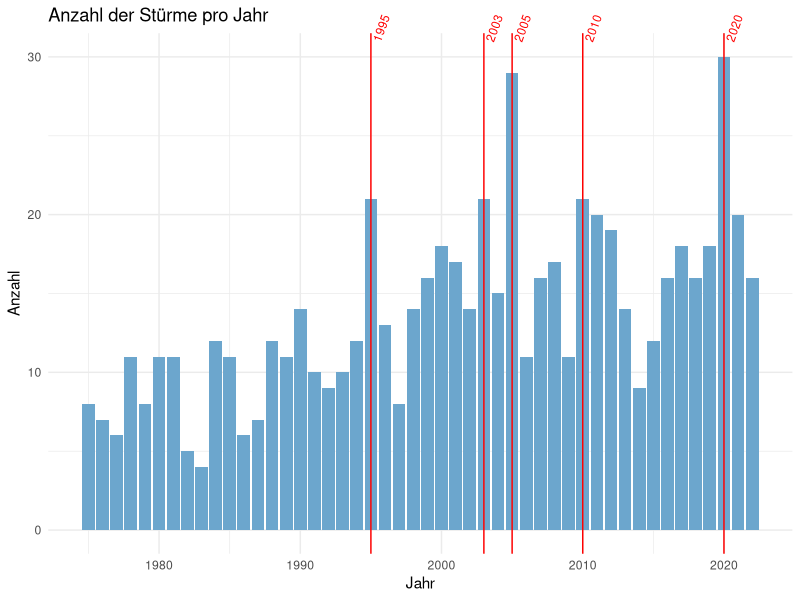

Recreate this plot in R.
## ---- chunk 1
knitr::opts_chunk$set(echo = TRUE)
# load tidyverse
suppressPackageStartupMessages(library(tidyverse))
## ---- chunk 2
# Beispiel: Anzahl der Stürme pro Jahr visualisieren

# Rohdatensatz startet Visualisierungsworkflow
storms |>

  ########### Datenvorbereitung #############

  # auf einen Eintrag (Zeile) pro Sturm und Jahr reduzieren
  distinct(year, name) |>
  # Anzahl der Stürme pro Jahr zählen
  group_by(year) |>
  count() |>
  ungroup() |>

  ########### Datenvisualisierung #############

  # ggplot-Objekt erstellen (Daten via pipe übergeben)
  ggplot(aes(x = year, y=n)) + # Verknüpfung von Datenspalten (year, n) und Achsen (x,y)
  # Diagrammtitel und Achsenbeschriftung
  labs(title = "Anzahl der Stürme pro Jahr", x = "Jahr", y = "Anzahl") +
  # grundlegende Diagrammformatierung (Hintergrundfarben, Schriftarten, ...)
  theme_minimal() +
  # Balkendiagramm mit Anzahl der Stürme pro Jahr
  geom_bar(fill="skyblue3", stat = "identity") +
  # Highlighting der Jahre mit mehr als 20 Stürmen
  geom_vline(data = ~ filter(.x, n>20),  # Datensatz einschränken
            # (hier `.x` = Platzhalter für Daten aus vorheriger Ebene, d.h. `storms`)
            aes(xintercept=year), # welche (Teil)Tabellendaten für Position zu verwenden
            color="red", fill=NA, stat = "identity") + # Zusätzliche Formatierung
  # Jahreszahlen der Jahre mit mehr als 20 Stürmen in schräger Textausrichtung
  geom_text(data = ~ filter(.x, n>20), # Datensatz einschränken
            aes(label=year, x=year, y=max(n)), # Daten und Positionen festlegen
            angle=70, vjust=0.5, hjust=-0.6, size=3, color="red") + # Textformatierung
  # disable clipping um Jahreszahltexte außerhalb des Diagrammbereichs anzuzeigen
  coord_cartesian(clip = "off")

# optional: (zuletzt gemaltes) Diagramm speichern
# ggsave("storms_per_year.png", width=10, height=5, dpi=300)
